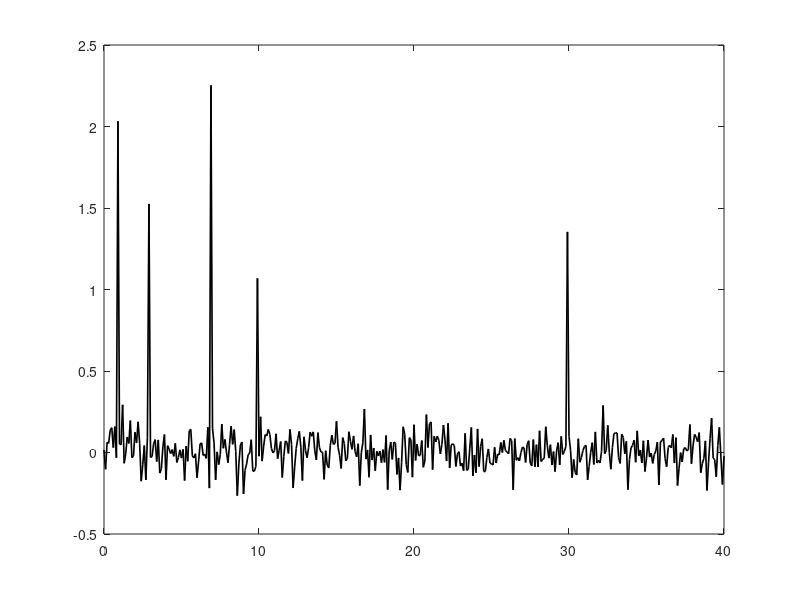

Write the MATLAB code that produced this figure. (Note: this script raises an error after producing the figure.)
clear;close all;clc;

x = [1 3 7 10 30]*10;
y = [2 1.5 2.2 1.2 1.3];

t = 0:0.1:40;
ty = zeros(1, length(t));
for i = 1:length(x)
    ty(x(i)) = y(i);
end
ty = ty + 0.1*wgn(1, length(ty), 0);
plot(t,ty, 'k-', 'linewidth', 1.2); plot_grid();
title('time series');
xlabel('time [ms]')
ylabel('')
